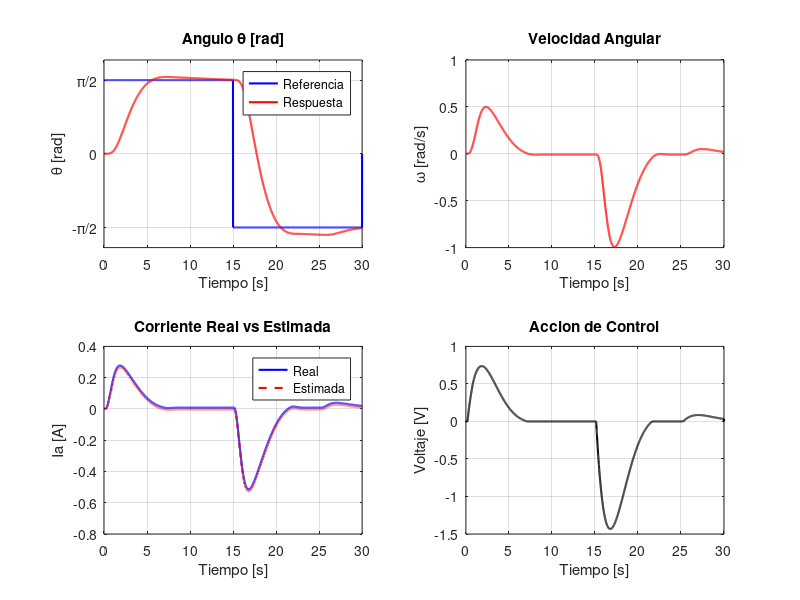
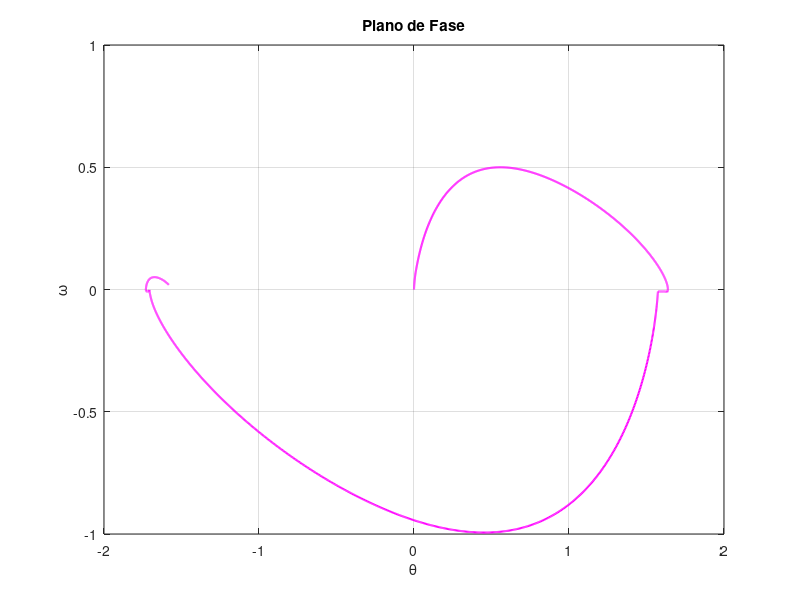

The MATLAB script that drew these images, in order:
% Sistemas de Control II
% ITEM 2
% Control por Variables de Estado + LQR + Observador

clc;
clear;
close all;

%% PARAMETROS DEL MOTOR

Ra = 1;
La = 1;
Ki = 10;
Km = 1;
Bm = 5;
J = 2;

%% ESPACIO DE ESTADOS CONTINUO

Ac = [ -Ra/La   -Km/La   0;
        Ki/J    -Bm/J    0;
        0        1       0];

Bc = [1/La   0;
      0    -1/J;
      0      0];

Cc = [0 1 0;
      0 0 1];

Dc = [0 0;
      0 0];

sysCont = ss(Ac,Bc,Cc,Dc);

%% POLOS Y TIEMPO DE MUESTREO

val = sort(real(eig(Ac)));

% Polo rapido
poloRapido = val(1);

% Polo lento
poloLento = val(end-1);

% Dinamica rapida
tR = abs(log(0.95)/poloRapido);

% Tiempo Euler
tInt = tR/4;

% Tiempo de muestreo
Ts = tInt;

fprintf('\nTiempo de muestreo Ts = %f s\n',Ts);

%% SISTEMA DISCRETO

sysDisc = c2d(sysCont,Ts,'zoh');

Ad = sysDisc.a;
Bd = sysDisc.b;
Bd_aux = Bd(:,1);

Cd = sysDisc.c;
Dd = sysDisc.d;

%% CONTROLABILIDAD

Mc = [Bd_aux Ad*Bd_aux Ad^2*Bd_aux];

fprintf('\nRango de controlabilidad = %d\n',rank(Mc));

%% SISTEMA AMPLIADO

Aa = [Ad zeros(3,1);
     -Cd(2,:)*Ad 1];

Ba = [Bd_aux;
     -Cd(2,:)*Bd_aux];

%% CONTROLADOR LQR

Q = diag([100 1 0.5 1]);

R = 4e4;

[Klqr,~,~] = dlqr(Aa,Ba,Q,R);

K = Klqr(1:3);

KI = -Klqr(4);

%% OBSERVADOR

Ao = Ad';

Bo = Cd';

Qo = diag([100 0.1 0.1]);

Ro = diag([1 1]);

Ko = (dlqr(Ao,Bo,Qo,Ro))';

%% SIMULACION

dT = Ts;

Tf = 30;          % simulacion total 30 s

p_max = floor(Tf/dT);

tt = 0:dT:p_max*dT;

deadZone = 0.2;

%% VARIABLES

Ia = zeros(1,p_max+1);

Wr = zeros(1,p_max+1);

Theta = zeros(1,p_max+1);

Ia_ob = zeros(1,p_max+1);

u = zeros(1,p_max+1);

ref = zeros(1,p_max+1);

TL_v = zeros(1,p_max+1);

%% REFERENCIA ANGULAR

thetaRef = pi/2;

tSwitch = 15;     % cambia cada 15 segundos

counter = 0;

for i = 1:p_max

    counter = counter + dT;

    if(counter > tSwitch)

        thetaRef = -thetaRef;

        counter = 0;

    end

    ref(i) = thetaRef;

end

%% TORQUE DE CARGA

TL_v(tt>=0.7) = 0.12;

%% CONDICIONES INICIALES

x = [0 0 0]';

xob = [0 0 0]';

ei = 0;

%% SIMULACION DEL SISTEMA

for i = 1:p_max

    y = Cd*x;

    y_ob = Cd*xob;

    %% ERROR INTEGRAL

    ei = ei + (ref(i) - y(2));

    %% LEY DE CONTROL

    u(i) = -K*xob + KI*ei;

    %% ZONA MUERTA

    if(abs(u(i)) < deadZone)

        u(i) = 0;

    else

        u(i) = sign(u(i))*(abs(u(i)) - deadZone);

    end

    %% MOTOR REAL

    Iap = -(Ra/La)*Ia(i) ...
          -(Km/La)*Wr(i) ...
          +(1/La)*u(i);

    Ia(i+1) = Ia(i) + Iap*dT;

    Wrp = (Ki/J)*Ia(i) ...
          -(Bm/J)*Wr(i) ...
          -(1/J)*TL_v(i);

    Wr(i+1) = Wr(i) + Wrp*dT;

    Theta(i+1) = Theta(i) + Wr(i)*dT;

    %% ACTUALIZACION ESTADO REAL

    x = [Ia(i+1) Wr(i+1) Theta(i+1)]';

    %% OBSERVADOR

    xob = Ad*xob + Bd_aux*u(i) + Ko*(y - y_ob);

    %% CORRIENTE ESTIMADA

    Ia_ob(i+1) = xob(1);

end

%% GRAFICOS

figure

%% ANGULO

subplot(2,2,1)

plot(tt,ref,'b','LineWidth',1.5)
hold on
plot(tt,Theta,'r','LineWidth',1.5)

title('Angulo \theta [rad]')
xlabel('Tiempo [s]')
ylabel('\theta [rad]')

yticks([-pi/2 0 pi/2])
yticklabels({'-\pi/2','0','\pi/2'})

legend('Referencia','Respuesta')

grid on

%% VELOCIDAD

subplot(2,2,2)

plot(tt,Wr,'r','LineWidth',1.5)

title('Velocidad Angular')
xlabel('Tiempo [s]')
ylabel('\omega [rad/s]')

grid on

%% CORRIENTE

subplot(2,2,3)

plot(tt,Ia,'b','LineWidth',1.5)
hold on
plot(tt,Ia_ob,'r--','LineWidth',1.5)

title('Corriente Real vs Estimada')
xlabel('Tiempo [s]')
ylabel('Ia [A]')

legend('Real','Estimada')

grid on

%% ACCION DE CONTROL

subplot(2,2,4)

plot(tt,u,'k','LineWidth',1.5)

title('Accion de Control')
xlabel('Tiempo [s]')
ylabel('Voltaje [V]')

grid on

%% PLANO DE FASE

figure

plot(Theta,Wr,'m','LineWidth',1.5)

title('Plano de Fase')
xlabel('\theta')
ylabel('\omega')

grid on
